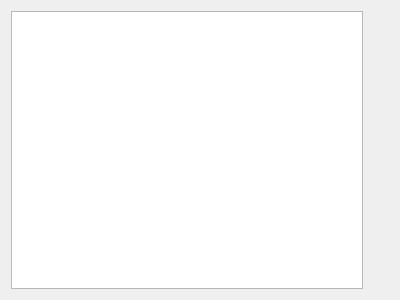
<?xml version="1.0" encoding="UTF-8"?>
<ui version="4.0">
 <class>Form</class>
 <widget class="QWidget" name="Form">
  <property name="geometry">
   <rect>
    <x>0</x>
    <y>0</y>
    <width>400</width>
    <height>300</height>
   </rect>
  </property>
  <property name="windowTitle">
   <string>Form</string>
  </property>
  <layout class="QHBoxLayout" name="horizontalLayout">
   <item>
    <widget class="QListWidget" name="presetList"/>
   </item>
   <item>
    <layout class="QVBoxLayout" name="verticalLayout">
     <item>
      <widget class="QLabel" name="imageLabel">
       <property name="text">
        <string/>
       </property>
      </widget>
     </item>
     <item>
      <spacer name="verticalSpacer">
       <property name="orientation">
        <enum>Qt::Vertical</enum>
       </property>
       <property name="sizeHint" stdset="0">
        <size>
         <width>20</width>
         <height>40</height>
        </size>
       </property>
      </spacer>
     </item>
     <item>
      <widget class="QLabel" name="descriptionLabel">
       <property name="text">
        <string/>
       </property>
      </widget>
     </item>
    </layout>
   </item>
  </layout>
 </widget>
 <resources/>
 <connections/>
</ui>
